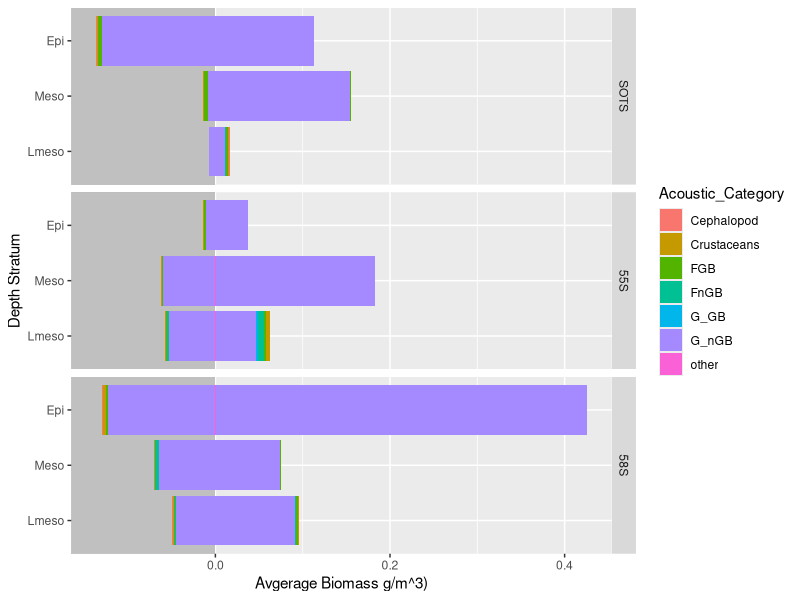
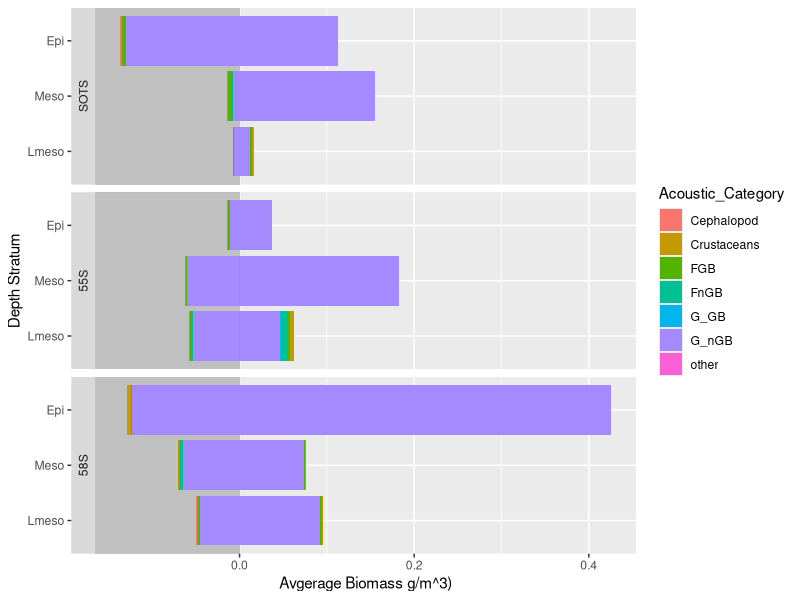

Source code (R) for these figures, in order: (Note: this script raises an error after producing the figures.)
## ---- chunk 1
knitr::opts_chunk$set(
  echo=TRUE,
  warning = FALSE,
  message = FALSE,
  results = 'asis',
  fig.align = 'center')

#Load libraries
library(tidyverse)
library(knitr)
library(kableExtra)
library(dplyr)
library(ggplot2)
library(tidyr)
SOLACE <- read_csv("Results/IN2020_V08_CatchComp.csv")

## ---- chunk 2

### Total Biomass #############################
# Order Sites and Depths nicely
SOLACE$Depth_Stratum <- factor(as.factor(SOLACE$Depth_Stratum),levels = c("Lmeso", "Meso", "Epi"))
SOLACE$Site <- factor(as.factor(SOLACE$Site), levels = c("SOTS","55S","58S"))

# sum biomass for each deployment
Biomass_deployment <- SOLACE %>% 
  select(Site, daylight,Depth_Stratum, Deployment, Taxa_updated,Acoustic_Category, Abd_Std_nosm3_sp,Weight_Std_gm3_sp) %>%
  dplyr::group_by(Site, daylight, Depth_Stratum,Deployment) %>% 
  dplyr::summarise(StdWt = sum(Weight_Std_gm3_sp), 
                   StdAbd = sum(Abd_Std_nosm3_sp)) %>% 
  dplyr::ungroup() %>% 
  mutate(logwt = log(StdWt))

# average biomass for each treatment by Site/daylight/Depth_Stratum
Biomass_Design <- Biomass_deployment %>% 
  group_by(Site,daylight,Depth_Stratum) %>% 
  summarise(StdWt_avg = mean(StdWt),sd = sd(StdWt),no_reps = n()) %>% 
  ungroup()

#### Acoustic_Category ####################
# sum biomass for each Acoustic_Category within each deployment
Biomass_AC <- SOLACE %>% 
  select(Site, daylight,Depth_Stratum, Deployment, Taxa_updated,Acoustic_Category, Abd_Std_nosm3_sp,Weight_Std_gm3_sp) %>%
  dplyr::group_by(Site, daylight, Depth_Stratum,Deployment,Acoustic_Category) %>% 
  dplyr::summarise(StdWt = sum(Weight_Std_gm3_sp), 
                   StdAbd = sum(Abd_Std_nosm3_sp)) %>% 
  mutate(StdWt = ifelse(daylight %in% "Night", StdWt*-1, StdWt)) %>% 
  dplyr::ungroup() 
# Average biomass for each Acoustic_Category  by Site/daylight/Depth_Stratum
Biomass_Design_AvgAC <- Biomass_AC %>% 
  group_by(Site,daylight,Depth_Stratum,Acoustic_Category) %>% 
  summarise(StdWt_AC = mean(StdWt))

## ---- chunk 3
# suttons way
AC_tw_avg <- ggplot(Biomass_Design_AvgAC,
       mapping = aes(x = Depth_Stratum ,y=StdWt_AC, fill = Acoustic_Category))+
     #scale_fill_manual(values = c("purple","orange", "blue","dark blue","light blue","light pink","light green")) +
  geom_rect(ymax= -Inf, ymin= 0, xmin=-Inf, xmax=Inf, fill= "grey", alpha= 0.2) +
  geom_col()+
  #geom_hline(yintercept=0)+
  coord_flip()+
  facet_grid(Site ~.,switch = "x")+  
  labs(x="Depth Stratum", y="Avgerage Biomass g/m^3)") 
AC_tw_avg


# for some reason others don't show up when site labels are on the right side
AC_tw_avg1 <- ggplot(Biomass_Design_AvgAC,
       mapping = aes(x = Depth_Stratum ,y=StdWt_AC, fill = Acoustic_Category))+
     #scale_fill_manual(values = c("purple","orange", "blue","dark blue","light blue", "light pink","light green")) +
  geom_rect(ymax= -Inf, ymin= 0, xmin=-Inf, xmax=Inf, fill= "grey", alpha= 0.2) +
  geom_col()+
  #geom_hline(yintercept=0)+
  coord_flip()+
  facet_grid(Site ~.,switch = "y")+  
  labs(x="Depth Stratum", y="Avgerage Biomass g/m^3)") 

AC_tw_avg1
## ---- chunk 4
Biomass_deployment %>%
  group_by(Site,Depth_Stratum) %>%
  identify_outliers(StdWt)
# dont get this
# deployments 8 and 13 are outliers but not extreme. Outliers are not obvious when using Site alone, all 3 factors or Site&daylight
## ---- chunk 5
Biomass_deployment %>% 
  group_by(Site, daylight, Depth_Stratum) %>% 
  get_summary_stats(StdWt, type = "mean_sd")
## ---- chunk 6
bxp <- ggboxplot(
  Biomass_deployment, x = "daylight", y = "StdWt", 
  color = "Depth_Stratum", palette = "jco", facet.by = "Site"
  )
bxp
## ---- chunk 7
Biomass_deployment %>%
  group_by(Site, daylight, Depth_Stratum) %>%
  identify_outliers(StdWt)
# dont get this
## ---- chunk 8
model  <- lm(StdWt ~ Site*daylight*Depth_Stratum, data = Biomass_deployment)

model2  <- lm(logwt ~ Site*daylight*Depth_Stratum, data = Biomass_deployment)

# Create a QQ plot of residuals
ggqqplot(residuals(model))
# Compute Shapiro-Wilk test of normality
shapiro_test(residuals(model))

# probs not quite normally distributed - should transform

# probs not quite normally distributed - should tranform
## ---- chunk 9
Biomass_deployment %>%
  group_by(Site, daylight, Depth_Stratum) %>%
  shapiro_test(StdWt)

## ---- chunk 10
ggqqplot(Biomass_deployment, "StdWt", ggtheme = theme_bw()) +
  facet_grid(Site + daylight ~ Depth_Stratum, labeller = "label_both")
## ---- chunk 11
Biomass_deployment %>% levene_test(StdWt ~ Site*daylight*Depth_Stratum)
# not significant assume homogeneity
## ---- chunk 12
bio.aov <-  Biomass_deployment%>% anova_test(StdWt ~ Depth_Stratum*daylight*Site)
bio.aov
# there was a 3way interaction F(2,22)= 3.04, p = 0.039
